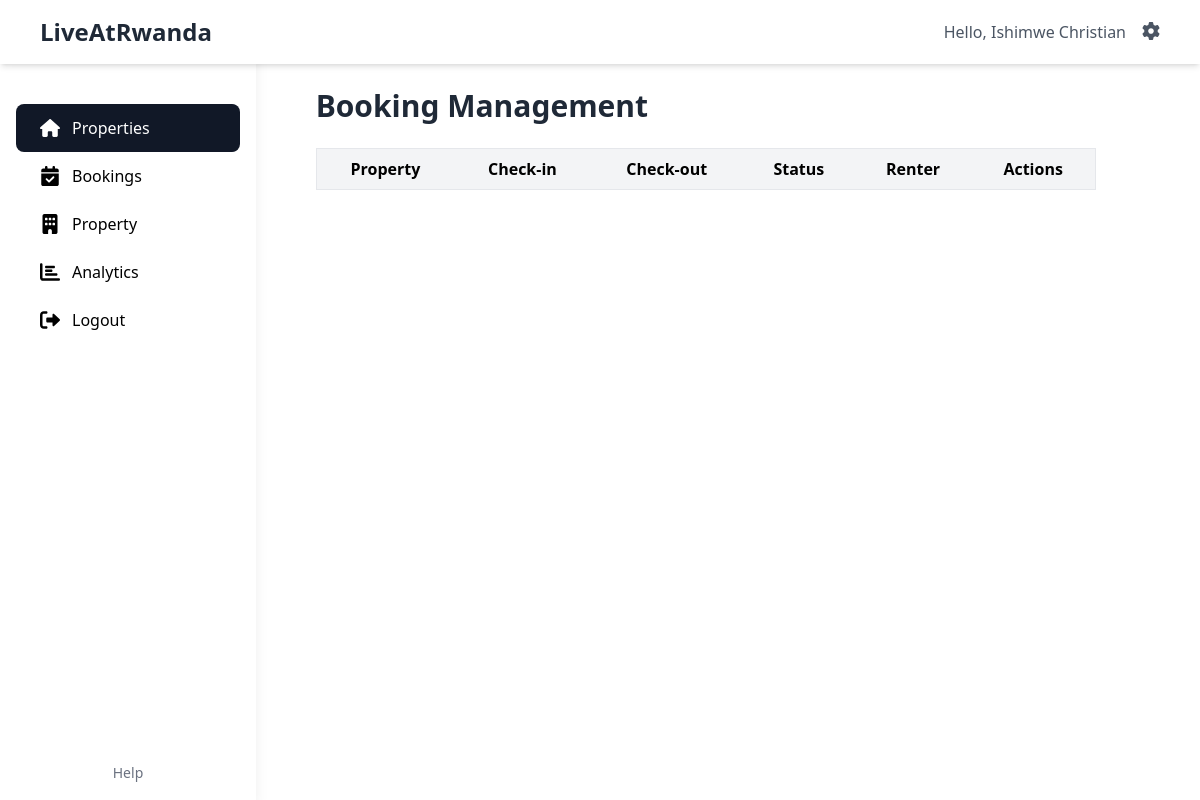
Page /onwer/booking.php (signed in) on the earlier database version.
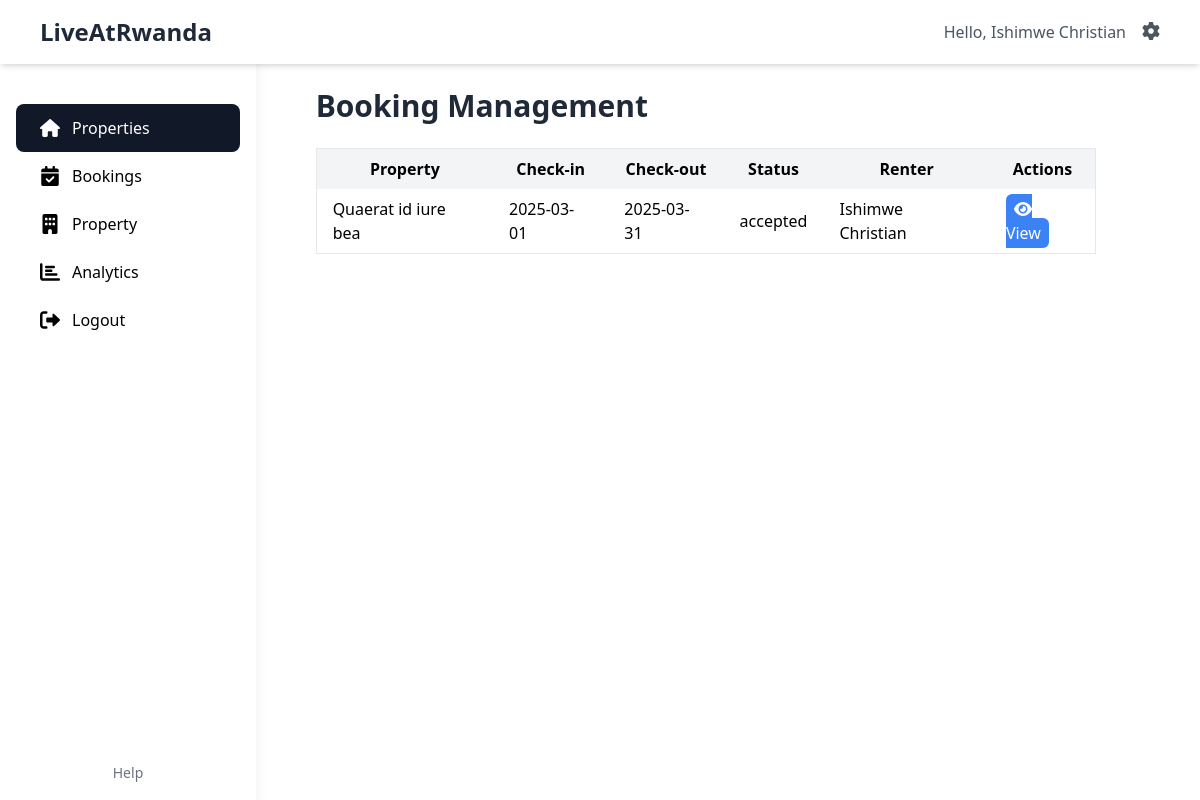
Same page on the later database version.
### tables this page shows
CREATE TABLE `bookings` (
  `id` int(11) NOT NULL,
  `property_id` int(11) NOT NULL,
  `user_id` int(11) NOT NULL,
  `price` varchar(6) NOT NULL,
  `check_in_date` date NOT NULL,
  `check_out_date` date NOT NULL,
  `status` varchar(50) NOT NULL DEFAULT 'pending',
  `created_at` timestamp NOT NULL DEFAULT current_timestamp() ON UPDATE current_timestamp(),
  `updated_at` datetime DEFAULT NULL
);

CREATE TABLE `properties` (
  `id` int(11) NOT NULL,
  `user_id` int(11) NOT NULL,
  `title` varchar(255) NOT NULL,
  `description` text DEFAULT NULL,
  `price` decimal(10,2) NOT NULL,
  `period` varchar(255) DEFAULT NULL,
  `purpose` varchar(100) DEFAULT NULL,
  `zipcode` varchar(100) DEFAULT NULL,
  `address` varchar(255) NOT NULL,
  `sector` varchar(255) DEFAULT NULL,
  `village` varchar(255) DEFAULT NULL,
  `features` text DEFAULT NULL,
  `password` varchar(255) NOT NULL,
  `bedrooms` int(11) NOT NULL,
  `bathrooms` int(11) NOT NULL,
  `area` decimal(10,2) NOT NULL,
  `property_type` varchar(50) NOT NULL,
  `status` varchar(50) NOT NULL DEFAULT 'available',
  `images` text DEFAULT NULL,
  `created_at` datetime NOT NULL,
  `updated_at` datetime DEFAULT NULL
);

CREATE TABLE `users` (
  `id` int(11) NOT NULL,
  `name` varchar(255) NOT NULL,
  `email` varchar(255) NOT NULL,
  `phone` varchar(50) NOT NULL,
  `password` varchar(255) NOT NULL,
  `business_type` varchar(255) NOT NULL,
  `image` text NOT NULL,
  `created_at` datetime NOT NULL,
  `updated_at` datetime DEFAULT NULL
);

### onwer/booking.php (the view, shortened to what this page needs)
<?php
include '../config/connection.php';
$user_id = $_SESSION['user_id'];
$query = "SELECT bookings.id, bookings.check_in_date, bookings.check_out_date, bookings.status,
                 properties.title, users.name AS renter_name, users.email AS renter_email, users.phone AS renter_phone
          FROM bookings
          JOIN properties ON bookings.property_id = properties.id
          JOIN users ON bookings.user_id = users.id
          WHERE properties.user_id = '$user_id'";
$result = mysqli_query($conn, $query);
$bookings = mysqli_fetch_all($result, MYSQLI_ASSOC);
?>
<!DOCTYPE html>
<html lang="en">
<head>
    <script src="https://cdn.tailwindcss.com"></script>
</head>
<body class="bg-white">
    <header class="bg-white shadow-md p-4 mb-6">
        <?php include './include/navbar.php'; ?>
    </header>
    <div class="container mx-auto flex">
        <aside class="w-1/4 p-6">
            <?php include './include/sidebar.php'; ?>
        </aside>
        <div class="container mx-auto px-4 py-8">
            <h1 class="text-3xl font-bold mb-6 text-gray-800">Booking Management</h1>
            <div class="overflow-x-auto">
                <table class="min-w-full bg-white border rounded-lg">
                    <thead class="bg-gray-100">
                        <tr>
                            <th class="px-4 py-2">Property</th>
                            <th class="px-4 py-2">Check-in</th>
                            <th class="px-4 py-2">Check-out</th>
                            <th class="px-4 py-2">Status</th>
                            <th class="px-4 py-2">Renter</th>
                            <th class="px-4 py-2">Actions</th>
                        </tr>
                    </thead>
                    <tbody>
                        <?php foreach ($bookings as $booking): ?>
                        <tr class="border-b">
                            <td class="px-4 py-2"> <?= htmlspecialchars($booking['title']) ?> </td>
                            <td class="px-4 py-2"> <?= htmlspecialchars($booking['check_in_date']) ?> </td>
                            <td class="px-4 py-2"> <?= htmlspecialchars($booking['check_out_date']) ?> </td>
                            <td class="px-4 py-2"> <?= htmlspecialchars($booking['status']) ?> </td>
                            <td class="px-4 py-2"> <?= htmlspecialchars($booking['renter_name']) ?> </td>
                            <td class="px-4 py-2">
                                <a href="?view=<?= $booking['id'] ?>" class="px-2 py-1 bg-blue-500 text-white rounded-md">
                                    <i class="fas fa-eye"></i> View
                                </a>
                            </td>
                        </tr>
                        <?php endforeach; ?>
                    </tbody>
                </table>
            </div>
        </div>
    </div>
</body>
</html>

### onwer/include/sidebar.php
<?php
$activeMenuItem = "Properties";
$menuItems = [
    ["icon" => "fa-home", "label" => "Properties", "path" => "../onwer/"],
    ["icon" => "fa-calendar-check", "label" => "Bookings", "path" => "../onwer/booking.php"],
    ["icon" => "fa-building", "label" => "Property", "path" => "../onwer/property.php"],
    ["icon" => "fa-chart-bar", "label" => "Analytics", "path" => "../onwer/analyse.php"],
    ["icon" => "fa-sign-out-alt", "label" => "Logout", "path" => "../logout.php"]
];
?>
<div class="sidebar fixed left-0 top-0 bottom-0 bg-white shadow-lg p-4 w-64 flex flex-col justify-between">
    <div>
        <div class="h-16 flex items-center justify-center mb-6">
            <h2 class="text-xl font-semibold">Rental Dashboard</h2>
        </div>
        <div class="mt-4">
            <?php foreach ($menuItems as $item) : ?>
                <a href="<?= $item['path']; ?>"
                    class="flex items-center px-6 py-3 rounded-lg transition-colors duration-300
                        <?= ($activeMenuItem === $item['label']) ? 'bg-gray-900 text-white' : 'hover:bg-gray-700 hover:text-white'; ?>">
                    <i class="fas <?= $item['icon']; ?> h-5 w-5 mr-3"></i>
                    <?= $item['label']; ?>
                </a>
            <?php endforeach; ?>
        </div>
    </div>
    <div class="mt-8 text-center">
        <a href="#" class="text-sm text-gray-500 hover:text-gray-700">Help</a>
    </div>
</div>

Differences in the rows shown:
added bookings: property.title "Quaerat id iure bea", check_in_date "2025-03-01", check_out_date "2025-03-31", status "accepted", user.name "Ishimwe Christian"
